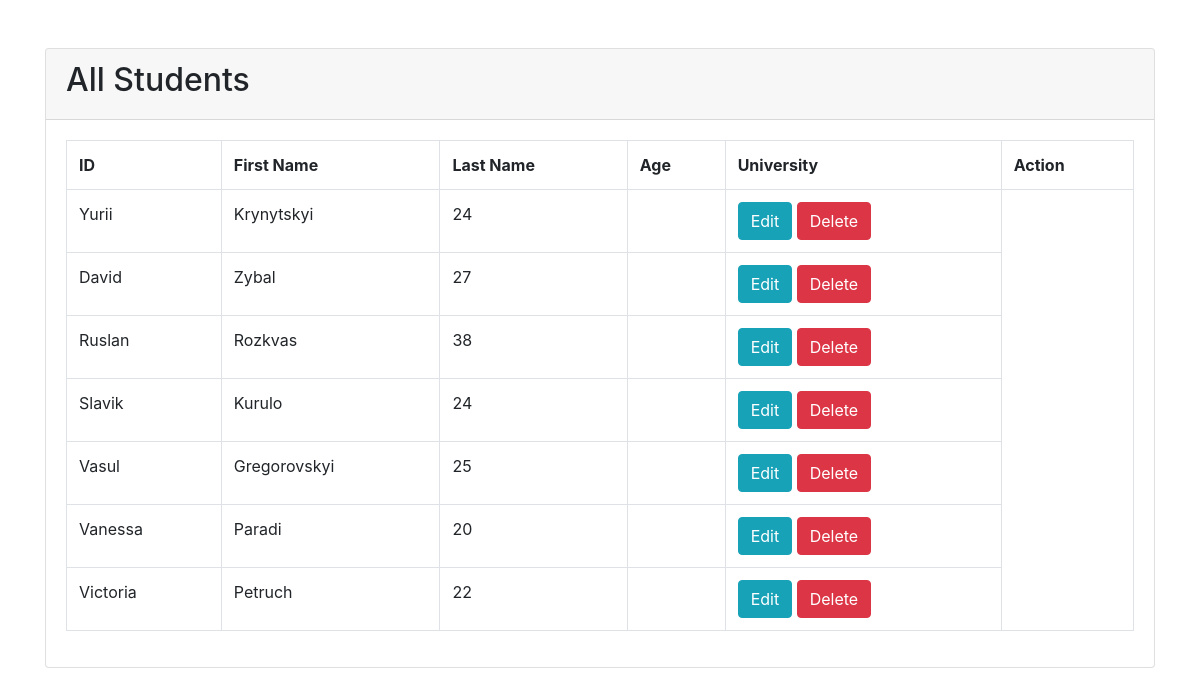
/crud/index.php, run on the app's committed database.
### tables this page shows
CREATE TABLE `students` (
  `st_id` int(11) NOT NULL,
  `st_first_name` text NOT NULL,
  `st_last_name` text NOT NULL,
  `st_age` int(200) NOT NULL
);

### crud/index.php (the view)
<?php
require 'db.php';
$sql = 'SELECT * FROM students';
$statement = $connection->prepare($sql);
$statement->execute();
$students = $statement->fetchAll(PDO::FETCH_OBJ);
 ?>
<?php require 'header.php'; ?>
<div class="container">
  <div class="card mt-5">
    <div class="card-header">
      <h2>All Students</h2>
    </div>
    <div class="card-body">
      <table class="table table-bordered">
        <tr>
          <th>ID</th>
          <th>First Name</th>
          <th>Last Name</th>
          <th>Age</th>
          <th>University</th>
          <th>Action</th>
        </tr>
        <?php foreach($students as $students ): ?>
          <tr>
            <td><?= $students->st_first_name;?></td>
            <td><?= $students->st_last_name;?></td>
            <td><?= $students->st_age;?></td>
            <td><?= $students->un_name;?></td>
            <td>
              <a href="edit.php?st_id=<?= $students->st_id ?>" class="btn btn-info">Edit</a>
              <a onclick="return confirm('Are you sure you want to delete this entry?')" href="delete.php?st_id=<?= $students->st_id ?>" class='btn btn-danger'>Delete</a>
            </td>
          </tr>
        <?php endforeach; ?>
      </table>
    </div>
  </div>
</div>
<?php require 'footer.php'; ?>

### crud/header.php (shortened to what this page needs)
<!doctype html>
<html lang="en">
  <head>
    <link rel="stylesheet" href="https://stackpath.bootstrapcdn.com/bootstrap/4.3.1/css/bootstrap.min.css">
  </head>
  <body>

### crud/footer.php (shortened to what this page needs)
</body>
</html>

### data on the page
students: st_first_name "Yurii", st_last_name "Krynytskyi", st_age "24"
students: st_first_name "David", st_last_name "Zybal", st_age "27"
students: st_first_name "Ruslan", st_last_name "Rozkvas", st_age "38"
students: st_first_name "Slavik", st_last_name "Kurulo", st_age "24"
students: st_first_name "Vasul", st_last_name "Gregorovskyi", st_age "25"
students: st_first_name "Vanessa", st_last_name "Paradi", st_age "20"
students: st_first_name "Victoria", st_last_name "Petruch", st_age "22"
